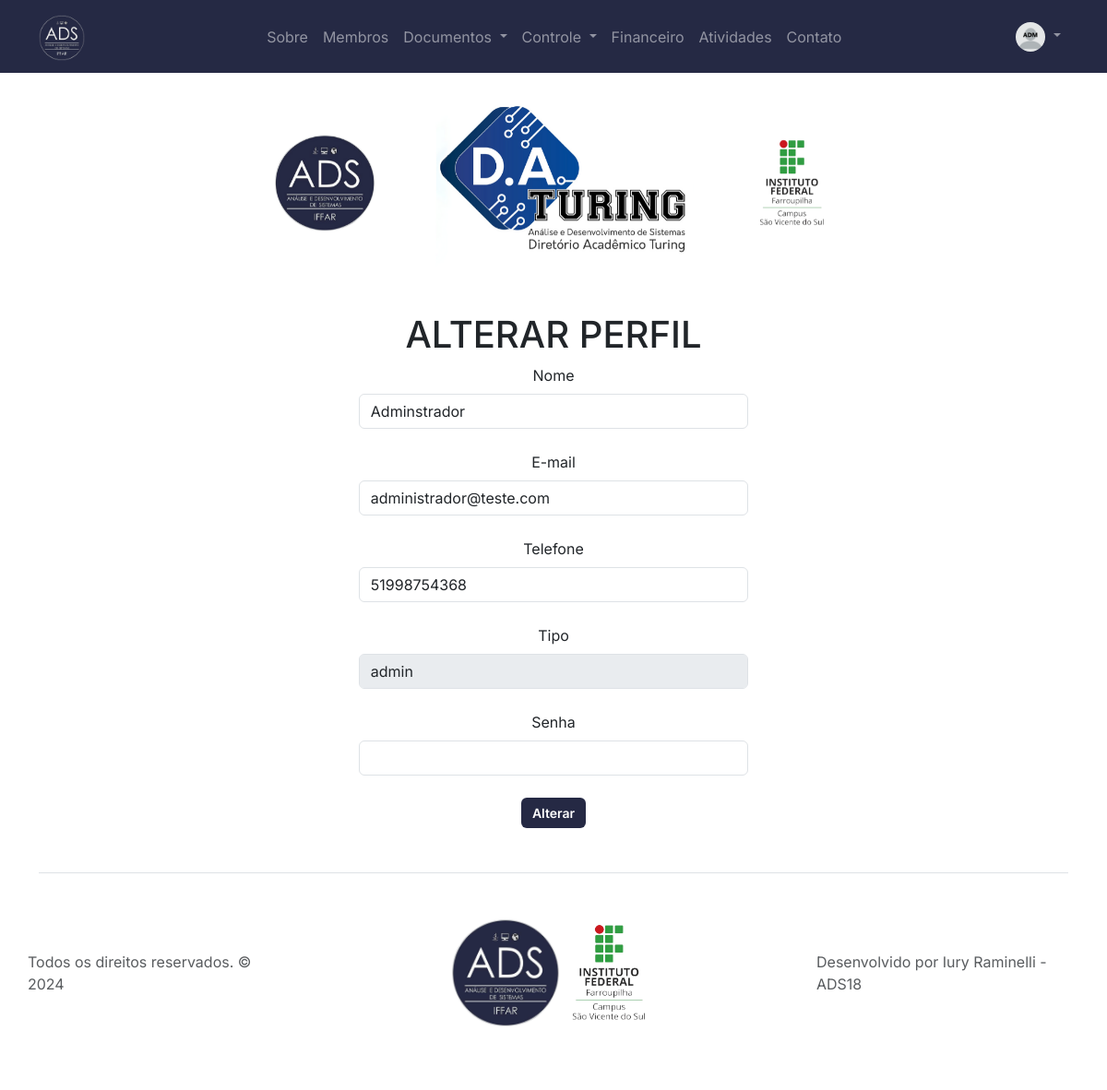
The page /src/View/alterarUser.php (signed in) on the database its author committed.
### tables this page shows
CREATE TABLE `user` (
  `id` int(11) NOT NULL,
  `nome` varchar(255) NOT NULL,
  `email` varchar(255) NOT NULL,
  `senha` varchar(255) NOT NULL,
  `telefone` varchar(20) NOT NULL,
  `tipo` varchar(50) NOT NULL
);

### src/Conexao/ConexaoConfig.php (called while the page is built, shortened)
<?php
class ConexaoConfig {
	private $sgbd;
	private $host;
	private $bd;
	private $usuario;
	private $senha;
	public function __construct(){
		$iniFile = parse_ini_file(__DIR__ . "/config.ini");
		$this->sgbd = $iniFile["sgbd"];
		$this->host = $iniFile["host"];
		$this->bd = $iniFile["bd"];
		$this->usuario = $iniFile["usuario"];
		$this->senha = $iniFile["senha"];
	}
	public function getSgbd() {
		return $this->sgbd;
	}
	public function getHost() {
		return $this->host;
	}
	public function getBd() {
		return $this->bd;
	}
	public function getUsuario() {
		return $this->usuario;
	}
	public function getSenha() {
		return $this->senha;
	}
}

### src/Conexao/Conexao.php (called while the page is built, shortened)
<?php
include_once 'ConexaoConfig.php';
class Conexao {
    private static $conexao;
    public static function getConexao() {
    	$config = new ConexaoConfig();
    	if (!isset(self::$conexao)) {
    		self::$conexao = new PDO($config->getSgbd().":host=".$config->getHost()."; dbname=".$config->getBd().";", $config->getUsuario(), $config->getSenha());
    		self::$conexao->setAttribute(PDO::ATTR_ERRMODE, PDO::ERRMODE_EXCEPTION);
    	}
    	return self::$conexao;
    }
}
?>

### src/Controller/ConUser.php (called while the page is built, shortened)
<?php
    include_once __DIR__ . '/../Conexao/Conexao.php';
    include_once __DIR__ . '/../Model/User.php';
    class ConUser{
        private $conexao;
        public function __construct(){
            $this->conexao = Conexao::getConexao();
        }
        public function selectLoginUser1($email){
            $pstmt = $this->conexao->prepare("SELECT * FROM user us WHERE us.email = :email ");
            $pstmt->bindValue(":email", $email);
            $pstmt->execute();
            $lista = $pstmt->fetchAll(PDO::FETCH_CLASS, user::class);
            return $lista;
        }
    }
?>

### src/Model/User.php (called while the page is built, shortened)
<?php
    class User{
        private $nome;
        private $email;
        private $telefone;
        private $tipo;
        public function __construct(){
            if (func_num_args() != 0) {
                $atributos = func_get_args()[0];
            }
        }
        public function getNome(){
            return $this->nome;
        }
        public function getEmail(){
            return $this->email;
        }
        public function getTelefone(){
            return $this->telefone;
        }
        public function getTipo(){
            return $this->tipo;
        }
    }
?>

### src/View/alterarUser.php (the view, shortened to what this page needs)
<?php
include_once "src/Controller/ConUser.php";
include_once "src/Model/User.php";
$ConUser = new ConUser();
$linha = $ConUser->selectLoginUser1($_SESSION["USER_LOGIN2"]);
if($linha != null){
    $user = new User($linha[0]);
?>
<!DOCTYPE html>
<html lang="en">
<head>
</head>
<body>
  <?php
      include_once 'header.php';
      include_once 'vlibras.php';
  ?>
  <div class="container">
    <br><br><br><br>
    <div id="carouselExampleSlidesOnly" class="carousel" data-bs-ride="carousel">
            <div class="carousel-inner">
                <div class="carousel-item active">
                    <img src="src/View/img/headernovo.png" class="d-block w-100" alt="Logo Diretório Acadêmico Turing">
                </div>
            </div>
        </div>
    <br><br>
    <div class="container" style="width: 40%;">
        <form align="center" method="POST">
                <h1>ALTERAR PERFIL</h1>
                <label for="nome">Nome</label>
                <input type="text" class="form-control" name="nome" value="<?php echo $user->getNome(); ?>" autofocus="true"/><br>
                <label for="email">E-mail</label>
                <input type="email" class="form-control" name="email" value="<?php echo $user->getEmail(); ?>"/><br>
                <label for="telefone">Telefone</label>
                <input type="tel" class="form-control" name="telefone" value="<?php echo $user->getTelefone(); ?>"/><br>
                <label for="tipo">Tipo</label>
                <input type="text" class="form-control" name="tipo" value="<?php echo $user->getTipo(); ?>" readonly=""/><br>
                <label for="senha">Senha</label>
                <input type="password" class="form-control" name="senha" /><br>
                <input type="submit" value="Alterar" class="btn" name="acao" />
                <br>
            </form>
    </div>
    <?php include_once 'footer.php'; ?>
</div>
</body>
</html>
<?php
}
?>

### src/View/css/teste.css (style rules this page uses)
* { font-family: 'Inter', sans-serif; margin: 0; padding: 0; box-sizing: border-box; }
.btn { background-color: rgb(37, 41, 68); color: #fff; font-size: 14px; font-weight: 600; border: none !important; transition: all linear 160ms; cursor: pointer; margin: 0 !important; }

### rows shown on the page
user: nome "Adminstrador", email "administrador@teste.com", telefone "51998754368", tipo "admin"
